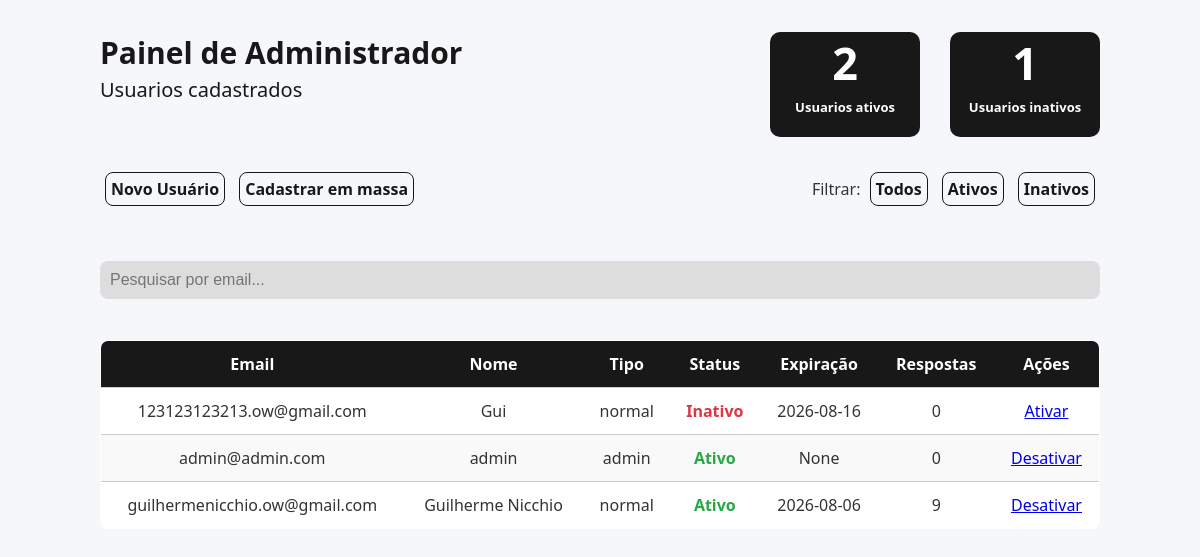
The page /admin/usuarios (signed in) on the database as committed earlier.
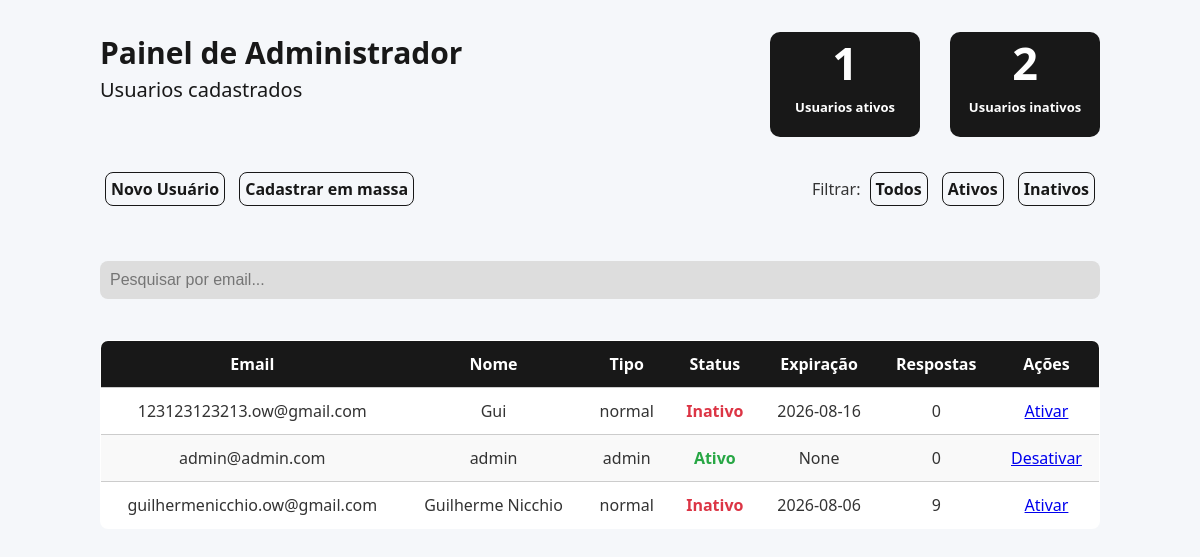
The same page on the database as committed later.
### tables this page shows
CREATE TABLE usuarios (
                        id INTEGER PRIMARY KEY AUTOINCREMENT,
                        email TEXT UNIQUE NOT NULL,
                        nome TEXT NOT NULL,
                        senha TEXT NOT NULL,
                        telefone TEXT NOT NULL,
                        tipo TEXT DEFAULT 'normal',
                        ativo INTEGER DEFAULT 1,
                        data_expiracao TEXT
                  );

### app/routes/admin.py (the view)
    @app.route('/admin/usuarios')
    def listar_usuarios():
        if session.get('tipo') != 'admin':
            return redirect('/login')
        filtro = request.args.get('filtro', 'todos')  # ativos, inativos, todos
        query = """
            SELECT u.id, u.email, u.nome, u.tipo, u.ativo, u.data_expiracao, COUNT(r.id)
            FROM usuarios u
            LEFT JOIN formularios f ON f.user_id = u.id
            LEFT JOIN respostas r ON r.formulario_id = f.id
        """
        if filtro == 'ativos':
            query += " WHERE u.ativo=1"
        elif filtro == 'inativos':
            query += " WHERE u.ativo=0"
        query += " GROUP BY u.id ORDER BY u.email"
        with sqlite3.connect('db.sqlite3') as conn:
            usuarios = conn.execute(query).fetchall()
            status = conn.execute("""
                SELECT
                    SUM(CASE WHEN ativo = 1 THEN 1 ELSE 0 END) as ativos,
                    SUM(CASE WHEN ativo = 0 THEN 1 ELSE 0 END) as inativos
                FROM usuarios
            """).fetchone()
        return render_template(
            'usuarios_admin.html',
            usuarios=usuarios,
            filtro=filtro,
            ativos=status[0] or 0,
            inativos=status[1] or 0
        )

### app/templates/usuarios_admin.html (shortened to what this page needs)
<!DOCTYPE html>
<html lang="pt-BR">
<head>
  <link rel="stylesheet" href="{{ url_for('static', filename='usuarios.css') }}">
</head>
<body>
  <div class="container">
    <section class="topo">
      <div class="texto-cabecalho">
        <h2>Painel de Administrador</h2>
        <p>Usuarios cadastrados</p>
      </div>
      <div class="informacoes">
        <div class="box">
          <h3>{{ ativos }}</h3>
          <p>Usuarios ativos</p>
        </div>
        <div class="box">
          <h3>{{ inativos }}</h3>
          <p>Usuarios inativos</p>
        </div>
      </div>
    </section>
    <section class="options_button">
      <div class="cadastro">
        <a href="/admin/cadastrar">Novo Usuário</a>
        <a href="/admin/cadastrar-em-massa">Cadastrar em massa</a>
      </div>
      <div class="filtro">
        Filtrar:
        <a href="/admin/usuarios?filtro=todos">Todos</a>
        <a href="/admin/usuarios?filtro=ativos">Ativos</a>
        <a href="/admin/usuarios?filtro=inativos">Inativos</a>
      </div>
    </section>
    <input type="text" id="pesquisaNome" placeholder="Pesquisar por email..." class="input-pesquisa" />
    <table>
      <thead>
        <tr>
          <th>Email</th>
          <th>Nome</th>
          <th>Tipo</th>
          <th>Status</th>
          <th>Expiração</th>
          <th>Respostas</th>
          <th>Ações</th>
        </tr>
      </thead>
      <tbody>
        {% for u in usuarios %}
        <tr>
          <td data-label="Email">{{ u[1] }}</td>
          <td data-label="Nome">{{ u[2] }}</td>
          <td data-label="Tipo">{{ u[3] }}</td>
          <td data-label="Status" class="status-{{ 'ativo' if u[4] == 1 else 'inativo' }}">
            {{ 'Ativo' if u[4] == 1 else 'Inativo' }}
          </td>
          <td data-label="Expiração">{{ u[5] }}</td>
          <td data-label="Respostas">{{ u[6] }}</td>
          <td data-label="Ações">
            <a href="/admin/usuario/{{ u[0] }}/toggle">
              {{ 'Desativar' if u[4] == 1 else 'Ativar' }}
            </a>
          </td>
        </tr>
        {% endfor %}
      </tbody>
    </table>
  </div>
</body>
</html>

### app/static/usuarios.css (style rules this page uses)
:root { --cor-fundo: #f5f7fa; --cor-texto: #333; --cor-link: #1f1f1f; --cor-link-hover: #1a1a1a; --cor-tabela-fundo: #fff; --cor-tabela-borda: #ccc; --cor-tabela-header: #e9ecef; --cor-ativo: #28a745; --cor-inativo: #dc3545; }
body { margin: 0; padding: 0; font-family: 'Segoe UI', Tahoma, Geneva, Verdana, sans-serif; background-color: var(--cor-fundo); color: var(--cor-texto); }
.container { max-width: 1000px; margin: auto; padding: 2rem; }
h2 { text-align: center; margin-bottom: 1.5rem; }
table { width: 100%; border-collapse: collapse; background-color: var(--cor-tabela-fundo); border: 1px solid var(--cor-tabela-borda); border-radius: 8px; overflow: hidden; margin-top: 1rem; }
th, td { padding: 0.75rem; text-align: center; border-bottom: 1px solid var(--cor-tabela-borda); }
th { margin-top: 20px; background-color: #181818; color: #fff; }
tr:nth-child(even) { background-color: #f9f9f9; }
.status-ativo { color: var(--cor-ativo); font-weight: bold; }
.status-inativo { color: var(--cor-inativo); font-weight: bold; }
.texto-cabecalho { color: #181818; }
.texto-cabecalho h2 { font-size: 30px; margin: 0 10px 3px 0; }
.texto-cabecalho p { font-weight: 400; font-size: 20px; margin: 0; }
.topo { display: flex; justify-content: space-between; }
.informacoes { display: flex; gap: 30px; text-align: center; }
.informacoes h3 { font-weight: bold; font-size: 45px; margin: 0; padding: 0; }
.informacoes P { font-weight: bold; font-size: 13px; margin: 0; padding: 5px; }
.informacoes .box { background-color: #181818; color: #fff; border-radius: 10PX; width: 150px; height: 105px; }
.options_button { display: flex; justify-content: space-between; margin-top: 30px; }
.options_button .cadastro a { text-decoration: none; color: #181818; font-weight: bold; padding: 5px; margin: 5px; border: 1px solid #181818; border-radius: 8px; transition: background-color 0.3s ease, color 0.3s ease; display: inline-block; }
.options_button .filtro a { text-decoration: none; color: #181818; font-weight: bold; padding: 5px; margin: 5px; border: 1px solid #181818; border-radius: 8px; transition: background-color 0.3s ease, color 0.3s ease; display: inline-block; }
.input-pesquisa { margin-top: 50px; width:100%; max-width: 1000px; padding: 10px; border-radius: 8px; border: none; margin-bottom: 25px; font-size: 16px; background-color: #dddddd; color: #181818; box-sizing: border-box; }

Rows that differ between the two databases and show on the page:
changed usuarios "guilhermenicchio.ow@gmail.com": ativo "Ativo" → "Inativo"; ativo "Desativar" → "Ativar"
Other text that changed with them:
{{ ativos }}: "2" → "1"
{{ inativos }}: "1" → "2"
